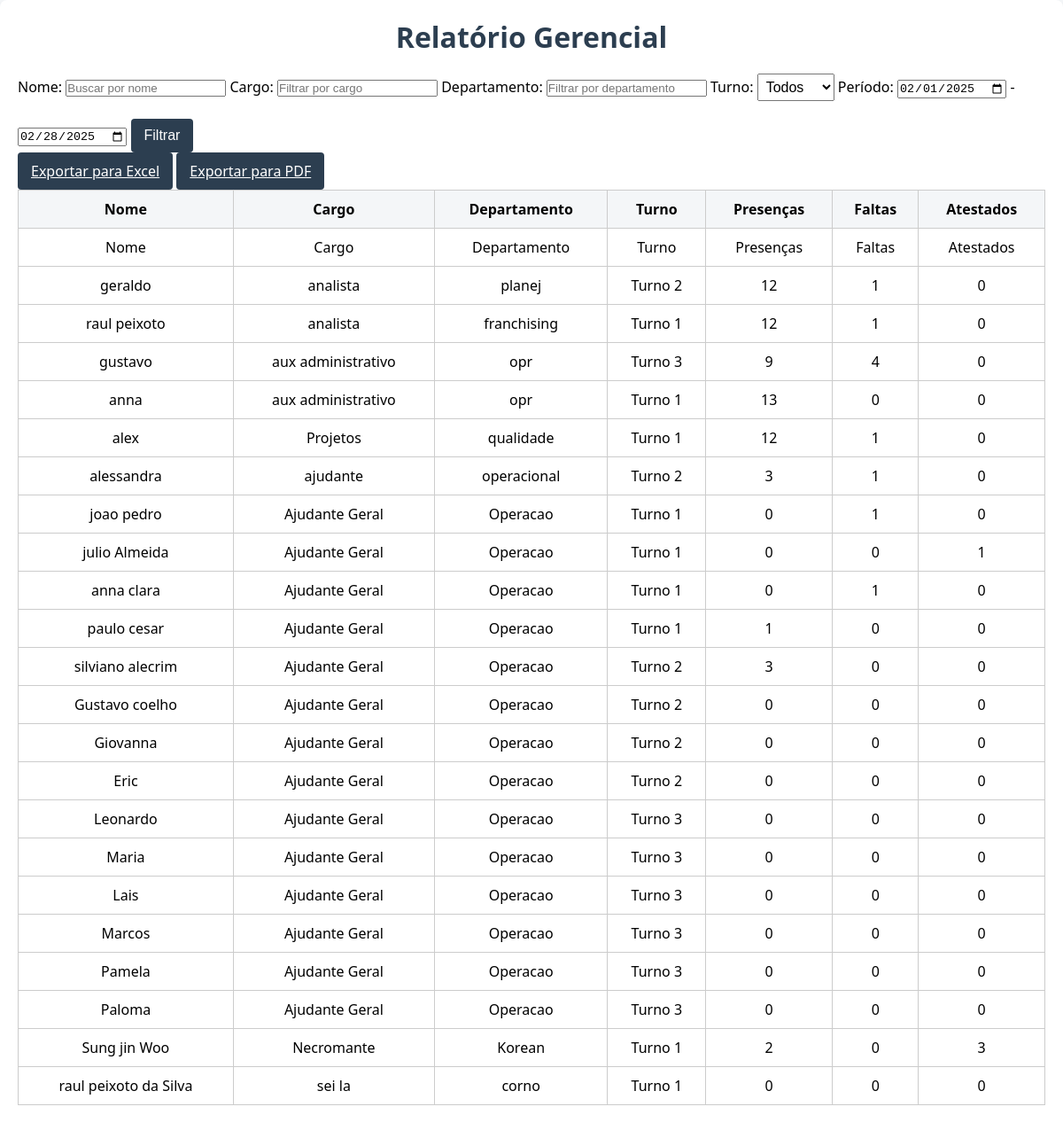
The app's page /generate_report/ with its own data.
### controle/models.py (models this page shows, shortened)
class Employee(models.Model):
    SHIFTS = [
        ('1', 'Turno 1'),
        ('2', 'Turno 2'),
        ('3', 'Turno 3'),
    ]
    matricula = models.CharField(max_length=20)
    name = models.CharField(max_length=100)
    position = models.CharField(max_length=100)
    department = models.CharField(max_length=100)
    admission_date = models.DateField()
    shift = models.CharField(max_length=1, choices=SHIFTS, default='1')  # Turno de trabalho

### controle/views.py (the view)
# urls.py: path('generate_report/', views.generate_report, name='generate_report'),
def generate_report(request):
    search_name = request.GET.get('search_name', '')
    position_filter = request.GET.get('position', '')
    department_filter = request.GET.get('department', '')
    shift_filter = request.GET.get('shift', '')
    start_date_str = request.GET.get('start_date', '')
    end_date_str = request.GET.get('end_date', '')
    if not start_date_str or not end_date_str:
        today = datetime.now().date()
        start_date = today.replace(day=1)  # Primeiro dia do mês atual
        next_month = today.replace(day=28) + timedelta(days=4)  # Primeiro dia do próximo mês
        end_date = next_month.replace(day=1) - timedelta(days=1)  # Último dia do mês atual
    else:
        start_date = datetime.strptime(start_date_str, '%Y-%m-%d').date()
        end_date = datetime.strptime(end_date_str, '%Y-%m-%d').date()
    employees = Employee.objects.all()
    if search_name:
        employees = employees.filter(name__icontains=search_name)
    if position_filter:
        employees = employees.filter(position=position_filter)
    if department_filter:
        employees = employees.filter(department=department_filter)
    if shift_filter:
        employees = employees.filter(shift=shift_filter)
    attendances = Attendance.objects.filter(date__range=[start_date, end_date], employee__in=employees)
    report_data = [["Nome", "Cargo", "Departamento", "Turno", "Presenças", "Faltas", "Atestados"]]
    for employee in employees:
        employee_attendances = attendances.filter(employee=employee)
        total_present = employee_attendances.filter(status='P').count()
        total_absent = employee_attendances.filter(status='F').count()
        total_medical = employee_attendances.filter(status='AT').count()
        report_data.append([
            employee.name,
            employee.position,
            employee.department,
            f"Turno {employee.shift}",
            str(total_present),
            str(total_absent),
            str(total_medical),
        ])
    return render(request, 'report.html', {
        'start_date': start_date,
        'end_date': end_date,
        'search_name': search_name,
        'position_filter': position_filter,
        'department_filter': department_filter,
        'shift_filter': shift_filter,
        'report_data': report_data,
    })

### controle/templates/report.html (shortened to what this page needs)
<!DOCTYPE html>
<html>
<head>
    {% load static %}
    <link rel="stylesheet" href="{% static 'css/styles_attendance.css' %}">
</head>
<body>
    <div class="container">
        <h1>Relatório Gerencial</h1>
        <form method="get" class="filter-form">
            <label for="search_name">Nome:</label>
            <input type="text" id="search_name" name="search_name" value="{{ search_name }}" placeholder="Buscar por nome">
            <label for="position">Cargo:</label>
            <input type="text" id="position" name="position" value="{{ position_filter }}" placeholder="Filtrar por cargo">
            <label for="department">Departamento:</label>
            <input type="text" id="department" name="department" value="{{ department_filter }}" placeholder="Filtrar por departamento">
            <label for="shift">Turno:</label>
            <select name="shift" id="shift">
                <option value="">Todos</option>
            </select>
            <label for="start_date">Período:</label>
            <input type="date" id="start_date" name="start_date" value="{{ start_date|date:'Y-m-d' }}" required>
            <label for="end_date"> - </label>
            <input type="date" id="end_date" name="end_date" value="{{ end_date|date:'Y-m-d' }}" required>
            <button type="submit" class="button">Filtrar</button>
        </form>
        <div class="export-buttons">
            <a href="{% url 'export_to_excel' %}?{{ request.GET.urlencode }}" class="button">Exportar para Excel</a>
            <a href="{% url 'export_to_pdf' %}?{{ request.GET.urlencode }}" class="button">Exportar para PDF</a>
        </div>
        <table border="1" cellpadding="10">
            <thead>
                <tr>
                    <th>Nome</th>
                    <th>Cargo</th>
                    <th>Departamento</th>
                    <th>Turno</th>
                    <th>Presenças</th>
                    <th>Faltas</th>
                    <th>Atestados</th>
                </tr>
            </thead>
            <tbody>
                {% for row in report_data %}
                    <tr>
                        <td>{{ row.0 }}</td>
                        <td>{{ row.1 }}</td>
                        <td>{{ row.2 }}</td>
                        <td>{{ row.3 }}</td>
                        <td>{{ row.4 }}</td>
                        <td>{{ row.5 }}</td>
                        <td>{{ row.6 }}</td>
                    </tr>
                {% endfor %}
            </tbody>
        </table>
    </div>
</body>
</html>

### controle/static/css/styles_attendance.css (style rules this page uses)
* { margin: 0; padding: 0; box-sizing: border-box; }
body { font-family: 'Segoe UI', Tahoma, Geneva, Verdana, sans-serif; background-color: #f4f6f8; margin: 0; padding: 0; }
.container { max-width: 1200px; margin: 0 auto; padding: 20px; background: #fff; border-radius: 8px; box-shadow: 0 4px 6px rgba(0, 0, 0, 0.1); }
h1 { text-align: center; color: #2c3e50; margin-bottom: 20px; }
table { width: 100%; border-collapse: collapse; margin-bottom: 20px; min-width: 600px; }
table th, table td { text-align: center; padding: 10px; border: 1px solid #ccc; white-space: nowrap; }
table th { background-color: #f4f6f8; font-weight: bold; position: sticky; top: 0; z-index: 1; }
form select { padding: 5px; font-size: 16px; margin-bottom: 20px; }
.button, a.button { display: inline-block; padding: 10px 15px; background-color: #2c3e50; color: #fff; border: none; border-radius: 4px; cursor: pointer; font-size: 16px; transition: background-color 0.3s ease; }

### records on screen
Employee: name "geraldo", position "analista", department "planej"
Employee: name "raul peixoto", position "analista", department "franchising"
Employee: name "gustavo", position "aux administrativo", department "opr"
Employee: name "anna", position "aux administrativo", department "opr"
Employee: name "alex", position "Projetos", department "qualidade"
Employee: name "alessandra", position "ajudante", department "operacional"
Employee: name "joao pedro", position "Ajudante Geral", department "Operacao"
Employee: name "julio Almeida", position "Ajudante Geral", department "Operacao"
Employee: name "anna clara", position "Ajudante Geral", department "Operacao"
Employee: name "paulo cesar", position "Ajudante Geral", department "Operacao"
Employee: name "silviano alecrim", position "Ajudante Geral", department "Operacao"
Employee: name "Gustavo coelho", position "Ajudante Geral", department "Operacao"
Employee: name "Giovanna", position "Ajudante Geral", department "Operacao"
Employee: name "Eric", position "Ajudante Geral", department "Operacao"
Employee: name "Leonardo", position "Ajudante Geral", department "Operacao"
Employee: name "Maria", position "Ajudante Geral", department "Operacao"
Employee: name "Lais", position "Ajudante Geral", department "Operacao"
Employee: name "Marcos", position "Ajudante Geral", department "Operacao"
Employee: name "Pamela", position "Ajudante Geral", department "Operacao"
Employee: name "Paloma", position "Ajudante Geral", department "Operacao"
Employee: name "Sung jin Woo", position "Necromante", department "Korean"
Employee: name "raul peixoto da Silva", position "sei la", department "corno"

### other values on screen
{{ row.0 }} "Nome"
{{ row.1 }} "Cargo"
{{ row.2 }} "Departamento"
{{ row.3 }} "Turno" "Turno 2" "Turno 1" "Turno 3" "Turno 1" "Turno 1" "Turno 2" "Turno 1" "Turno 1" "Turno 1" "Turno 1" "Turno 2" "Turno 2" "Turno 2" "Turno 2" "Turno 3" "Turno 3" "Turno 3" "Turno 3" "Turno 3" "Turno 3" "Turno 1" "Turno 1"
{{ row.4 }} "Presenças" "12" "12" "9" "13" "12" "3" "0" "0" "0" "1" "3" "0" "0" "0" "0" "0" "0" "0" "0" "0" "2" "0"
{{ row.5 }} "Faltas" "1" "1" "4" "0" "1" "1" "1" "0" "1" "0" "0" "0" "0" "0" "0" "0" "0" "0" "0" "0" "0" "0"
{{ row.6 }} "Atestados" "0" "0" "0" "0" "0" "0" "0" "1" "0" "0" "0" "0" "0" "0" "0" "0" "0" "0" "0" "0" "3" "0"
